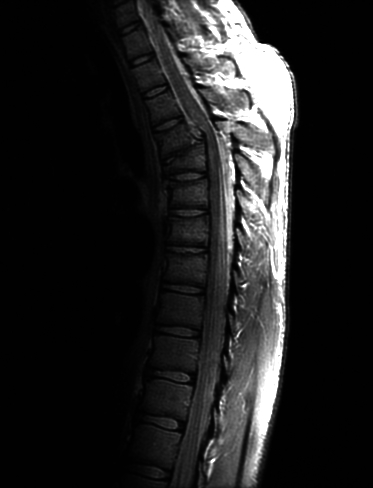
%> input picture Fig3.08(a).jpg, 373 x 488 px
$ octave lab2.m   (GNU Octave 9; MATLAB toolbox functions it lacks are replaced by stand-ins)
%> lines starting %> are read from the running program, lines starting %| are printed output that depends on the picture
%% Project 2-1
img = imread('Fig3.08(a).jpg');
%> img is the input picture: size 488x373 uint8; min 0, max 255, mean 32.6
c = 1.5;
figure;
subplot(1,2,1); imshow(img); title('Original Image');
log_img = logTransform(c,img);
subplot(1,2,2); imshow(log_img); title('Log transformation (s = c log(1+r))');
figure;
gamma = 0.3;
power_img = powerLaw_transform(c, gamma, img);
%> in powerLaw_transform, `s = c*(r.^g);`:
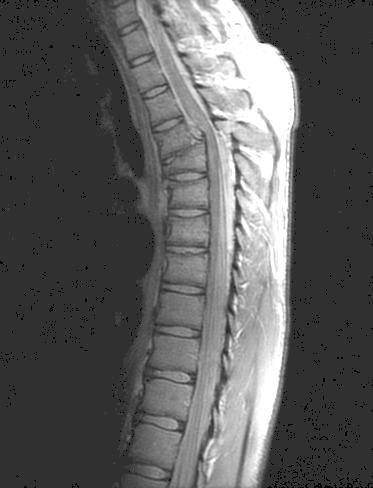
%> s: size 488x373 double; min 0, max 7.91, mean 2.86; drawn with min black and max white
subplot(1,2,1); imshow(img); title('Original Image');
subplot(1,2,2); imshow(power_img); title('Power-Law Transformation (s = cr^\gamma)');

%% Project 2-2
img = imread('Fig3.08(a).jpg');
[H, bins] = myHist(img);
%> after the loop in myHist, `for i = 1:row`: img_hist = 256 values, max 102029 at index 2, min 0 at index 256, mean 711
%> H has the same summary as img_hist in myHist; bins = 256 values from 0 to 255
subplot(1,2,1); bar(bins, H); title('Histogram of Original Image');
%> after `title('Histogram of Original Image')`:
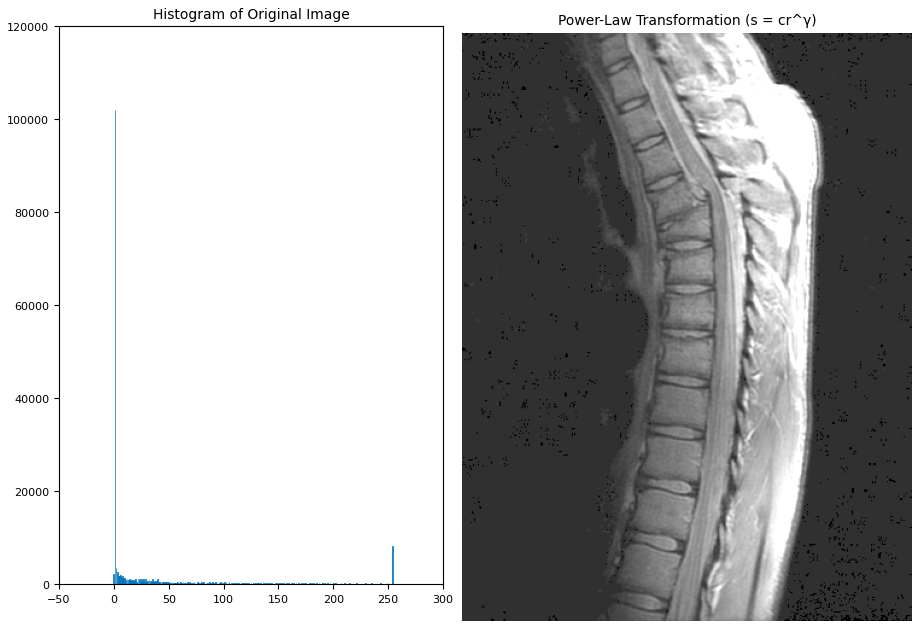
%> figure redrawn from the program's plot data, 2 panels
Eq = myHistEq(H, img);
%> the loop in myHistEq, `for i = 1:256` made 256 passes
%> sum on passes 1 to 3: 3.12, 146.1, 150.9
%> after the loop in myHistEq, `for i = 1:256`: img_Eq = 256 values from 3 to 255; sum = 255
%> Eq = 256 values from 3 to 255
subplot(1,2,2); bar(bins, Eq); title('Equalized Histogram');
figure;
imgEq = img_Eq(img, Eq);
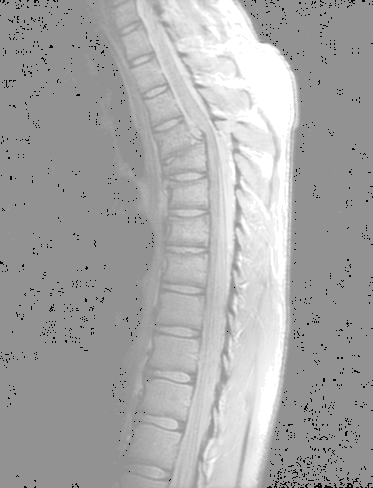
%> imgEq: size 488x373 uint8; min 3, max 255, mean 168
subplot(1,3,1); imshow(img); title('Original Image');
subplot(1,3,2); imshow(imgEq); title('Equalized Image');
[EH, Ebins] = myHist(imgEq);
%> EH = 256 values, max 102029 at index 147, min 0 at index 1, mean 711; Ebins = 256 values from 0 to 255
subplot(1,3,3); bar(bins,EH); title('Histogram Equalized Image');
%% Project 2-3
img1 = imread('Fig3.08(a).jpg');
img2 = imread('Fig3.38(a)1.jpg');
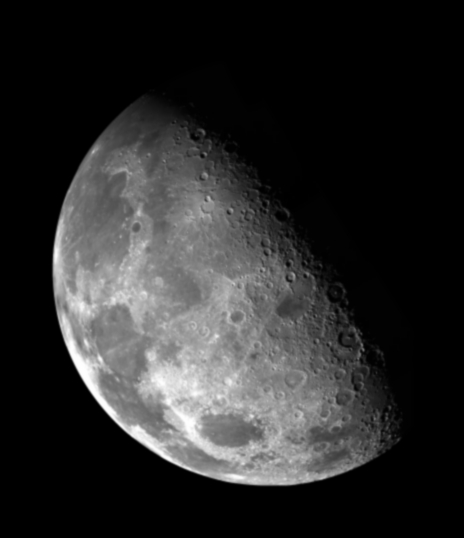
%> input picture Fig3.38(a)1.jpg, 464 x 538 px
%> img2 is the input picture: size 538x464 uint8; min 0, max 255, mean 42.6
size = 255;
[scaledImg1, scaledImg2] = scaleImage(size, img1, img2);
figure;
subplot(2,3,1); imshow(img1); title('Original Image 1');
subplot(2,3,4); imshow(img2); title('Original Image 2');
mult_img = multiply(scaledImg1, scaledImg2);
subplot(2,3,2); imshow(mult_img); title('Image multiplication');
div_img = divide(scaledImg1, scaledImg2);
subplot(2,3,3); imshow(div_img); title('Image Division');
add_img = add(scaledImg1, scaledImg2);
subplot(2,3,5); imshow(add_img); title('Image Addition');
sub_img = subtract(scaledImg1, scaledImg2);
subplot(2,3,6); imshow(sub_img); title('Image Subtraction');

%% Project 3-1
img = imread('Fig3.08(a).jpg');
figure;
subplot(2,2,1); imshow(img); title('Original Image');
img = double(img);
H1 = 2*[-1,-1,-1; 0,0,0; 1,1,1];    % Edge detection in the x-direction
H2 = 2*[-1,0,1;-1,0,1;-1,0,1];      % Edge detection in the y-direction
H3 = (1/4)*[0,-1,0;-1,8,-1;0,-1,0]; % Example of a Laplacian filter
H1_img = mySpatialFilter(img, H1);
subplot(2,2,2); imshow(H1_img); title('H1 Spatial Filter');
H2_img = mySpatialFilter(img, H2);
subplot(2,2,3); imshow(H2_img); title('H2 Spatial Filter');
H3_img = mySpatialFilter(img, H3);
subplot(2,2,4); imshow(H3_img); title('H3 Spatial Filter');

%% Project Functions

% Project 2-1 Functions
% log transformation function
function log_img = logTransform(constant, img)
    % Convert image to type double
    r = double(img);
    c=constant;
    % Apply the log transformation
    s = c*log(1+r);
    % Display image range [0 255]
    temp = 255/(c*log(256));
    log_img = uint8(temp*s);
end

% Power-law transformation
function power_img = powerLaw_transform(constant, gamma, img)
    g = gamma; c = constant; r = double(img);
    s = c*(r.^g);
    temp = 255/(c*(255.^g));
    power_img = uint8(temp*s);
end

% Project 2-2 Functions
% Histogram function
function [img_hist, bins] = myHist(img)
    [row, col] = size(img);
    bins = [0:1:255];
    img_hist = zeros(1, 256);
    for i = 1:row
        for j = 1:col
            img_hist(img(i,j)+1) = img_hist(img(i,j)+1) + 1;
        end
    end
end
% Equalized Histogram
function img_Eq = myHistEq(count, img)
    [row, col] = size(img);
    img_Eq = zeros(1, 256);
    numPixels = row*col;
    sum = 0;
    for i = 1:256
        sum = (255 * (count(i)/numPixels)) + sum;
        img_Eq(i) = round(sum);
    end
end
% Enhanced Image with Histogram Equalizer
function enhanced_img = img_Eq(img, histEq)
    [row, col] = size(img);
    enhanced_img = zeros(row, col);
    for i=1:row
        for j=1:col
            enhanced_img(i,j) = histEq(img(i,j)+1);
        end
    end
    enhanced_img = uint8(enhanced_img);
end

% Project 2-3 functions
% Multiplication function
function img_mult = multiply(img1, img2)
    img_mult = uint8(double(img1) .* double(img2));
end

% Division function
function img_div = divide(img1, img2)
    img_div = uint8(double(img1) ./ double(img2));
end

% Addition function
function img_add = add(img1, img2)
    img_add = uint8(double(img1) + double(img2));
end

% Subtraction function
function img_sub = subtract(img1, img2)
    img_sub = uint8(double(img1) - double(img2));
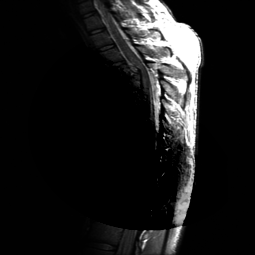
%> img_sub: size 255x255 uint8; min 0, max 255, mean 25
end

% Image Scaling
function [scaledImg1, scaledImg2] = scaleImage(size, img1, img2)
    f1_min = double(img1) - double(min(img1(:)));
    f2_min = double(img2) - double(min(img2(:)));
    Img1 = uint8(size*(f1_min./max(f1_min(:))));
    Img2 = uint8(size*(f2_min./max(f2_min(:))));
    scaledImg1 = imresize(Img1, [size size]);
    scaledImg2 = imresize(Img2, [size size]);
end

% Project 3-1 Function
% 3X3 Spatial Filter function
function H_img = mySpatialFilter(img, H)
%> called with H = [-2 -2 -2; 0 0 0; 2 2 2]
    % Adding zero pads around original image
    PI = padarray(img,[1,1],0, 'both');
    [row, col] = size(img);
    % Creating empty filtered Image
    H_img = zeros(row, col);
    for i = 1:row
        for j = 1:col
            H_img(i,j) = H(1,1)* PI(i, j) + H(1,2) *  PI(i,j+1) + H(1,3) * PI(i, j+2) + ...
            H(2,1)* PI(i+1,j) + H(2,2) * PI(i+1, j+1) + H(2,3) * PI(i+1, j+2) + ...
            H(3,1) * PI(i+2, j) + H(3,2) * PI(i+2, j+1) + H(3,3) * PI(i+2, j+2);
        end
    end
    H_img = uint8(H_img);
%> H_img: size 488x373 uint8
%> call 2 of mySpatialFilter, with H = [-2 0 2; -2 0 2; -2 0 2]
%> after the loop in mySpatialFilter (call 2), `for i = 1:row`:
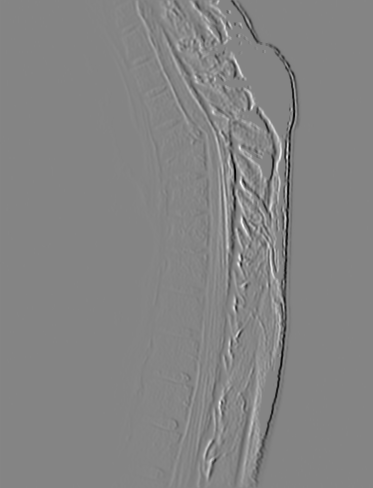
%> H_img: size 488x373 double; min -1486, max 1370, mean 0; drawn with min black and max white
%> call 3 of mySpatialFilter, with H = [0 -0.25 0; -0.25 2 -0.25; 0 -0.25 0]
%> after the loop in mySpatialFilter (call 3), `for i = 1:row`:
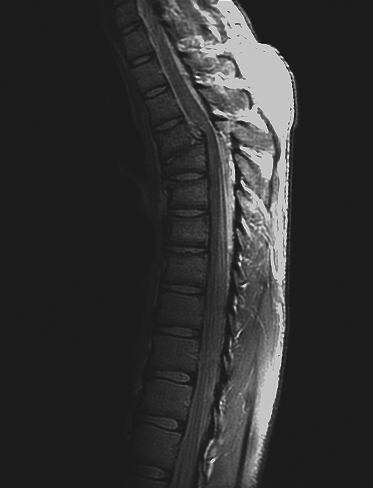
%> H_img: size 488x373 double; min -41.5, max 343.2, mean 32.7; drawn with min black and max white
end
